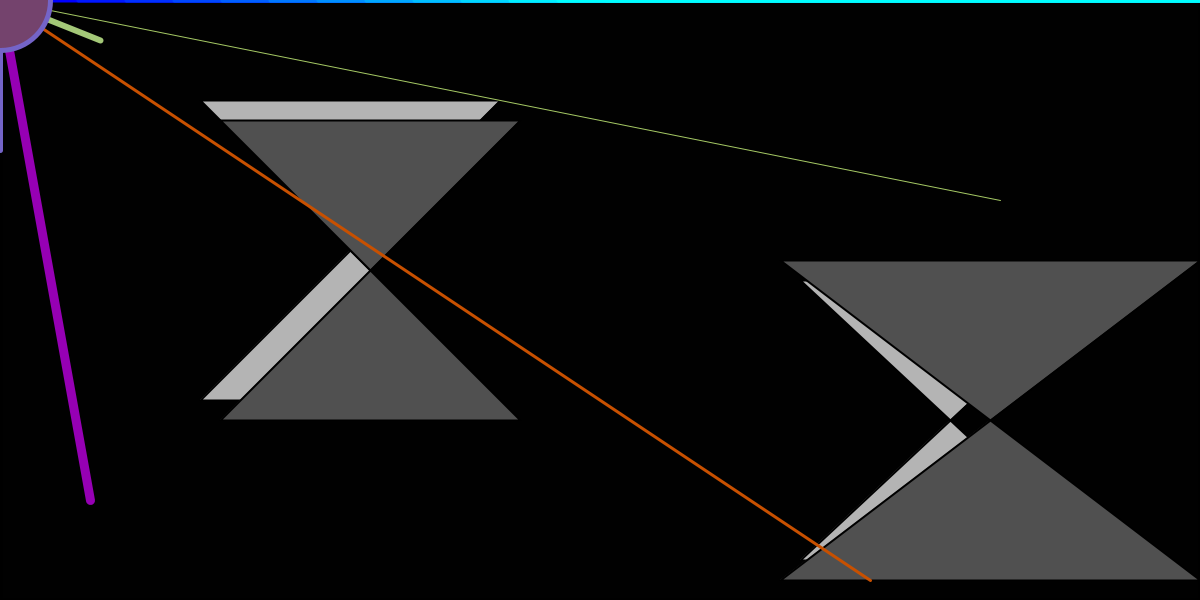
Frame 1 (no input)
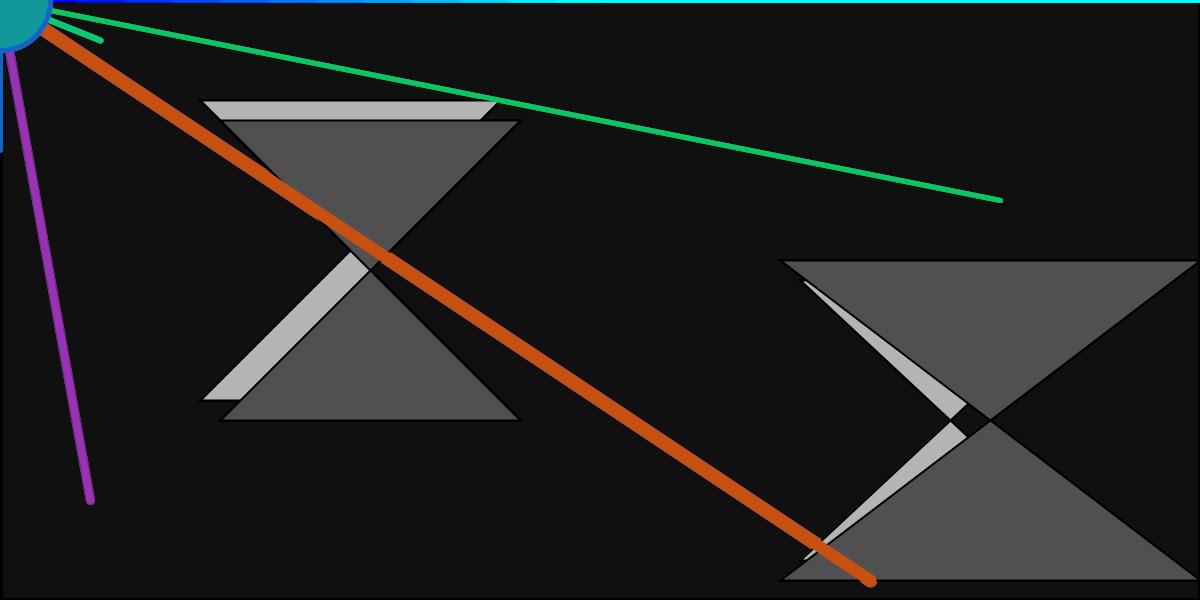
Frame 60 (the mouse pressed at the canvas centre just before this capture)
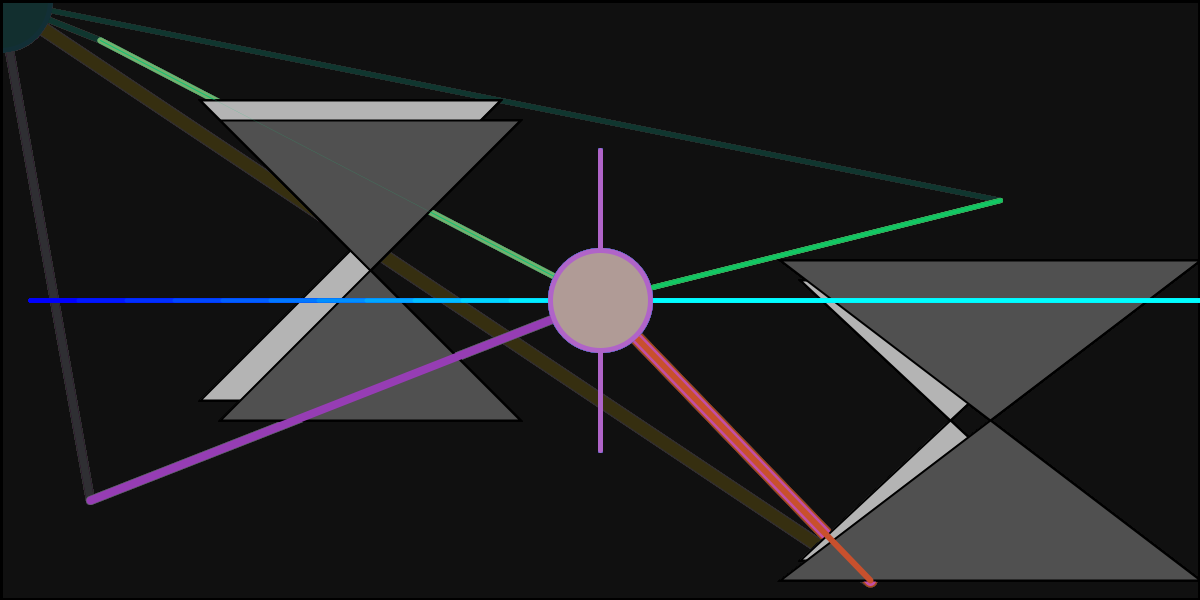
Frame 120 (the mouse held since frame 60 and released just before this capture)

The Processing sketch that drew these frames (run headless with seeded random() and noise(); from frame 60 on, the mouse is pressed at the canvas centre):

// Processing sketch: processing_72300
// ── processing_72300.pde

//Liz Dolinar
//Intro to Digital Media
//Assignment 01b
//14 September 2012


int randomWeight = 1;
float randomDiameter = 10;  //Global variable - Float - Diameter
int growingDiameter = 100;  //Global variable - Int - Diameter
int randomRed = 0;          //Global variable - Int - Color
int randomBlue = 0;         //Global variable - Int - Color
int randomGreen = 0;        //Global variable - Int - Color
int randomGrayscale = 0;    //Global variable - Int - Color
int value = 180;
int value2 = 80;
boolean boolGrowing = false; 

void setup() {
  size(1200, 600);
  randomRed = int(random(255));
  background(0);
}

void draw() {

  fill(0, 8);
  strokeWeight(5);
  stroke(0);
  rect(0, 0, width, height);    //Background fade

  fill(200, 1);
  strokeWeight(5);
  stroke(0);
  rect(0, 0, width, height);    //Background fade (alt. color)

  fill(value);
  strokeWeight(2);
  quad(200, 100, 500, 100, 200, 400, 500, 400); //stacked "triangles"
  
  fill(value2);
  strokeWeight(2);
  quad(220,120,520,120,220,420,520,420);  //stacked "triangles"

  fill(value);
  strokeWeight(2);
  quad(800, 280, 1100, 280, 800, 560, 1100, 560);  //stacked "triangles"
  
  fill(value2);
  strokeWeight(2);
  quad(780,260,1200,260,780,580,1200,580);  //stacked "triangles"

  for (int i=0; i<100; i=i+8) {

    strokeWeight(4); 
    stroke(0, i*3, 255); 
    line(width, mouseY, 30+i*6, mouseY);  //blue-aqua line
  }

  stroke(randomRed, 200, 100);
  randomWeight = int(random(6));
  strokeWeight(randomWeight);
  line(1000, 200, mouseX, mouseY);  

  stroke(150, randomGreen, 180);
  randomWeight = int(random(10));
  strokeWeight(randomWeight);
  line(90, 500, mouseX, mouseY);

  stroke(200, 80, randomBlue);
  randomWeight = int(random(15));
  strokeWeight(randomWeight);
  line(870, 580, mouseX, mouseY);
  
  stroke(randomRed,200,120);
  randomWeight = int(random(7));
  strokeWeight(randomWeight);
  line(100,40,mouseX,mouseY);

  smooth();                      
  strokeWeight(5);
  randomGrayscale = int(random(200));
  stroke(randomGrayscale);
  randomRed = int(random(255)); 
  randomBlue = int(random(200));
  randomGreen = int(random(200));
  fill(randomRed, randomGreen, randomBlue);           

  randomGrayscale = int(random(240));
  stroke(randomGrayscale);
  point(mouseX, mouseY);

  smooth();
  strokeWeight(5);
  stroke(randomRed,100,200);
  fill(randomRed, 100, 200);
  arc(mouseX,mouseY,0,height/2,PI/2,3*PI/2);
  //arc(0, height/2, mouseX, mouseY, growingDiameter, growingDiameter);



  if (boolGrowing) {
    if (growingDiameter <200) {
      growingDiameter++;
    }
    else {
      growingDiameter = 100;
    }
  }

  fill(randomRed, randomGreen, randomBlue);
  ellipse(mouseX, mouseY, growingDiameter, growingDiameter);
}

void mouseClicked() {
  boolGrowing = !boolGrowing;  
}

void mouseMoved() {
  value = value +2;
  if (value>255) {
    value = 0;
  }
  value2 = value2 +2;
  if (value2>255) {
    value2 = 0;
  }
}

void keyPressed() { 
  if (key == 's') { 
    save("LizDolinar.png");
  }
}
